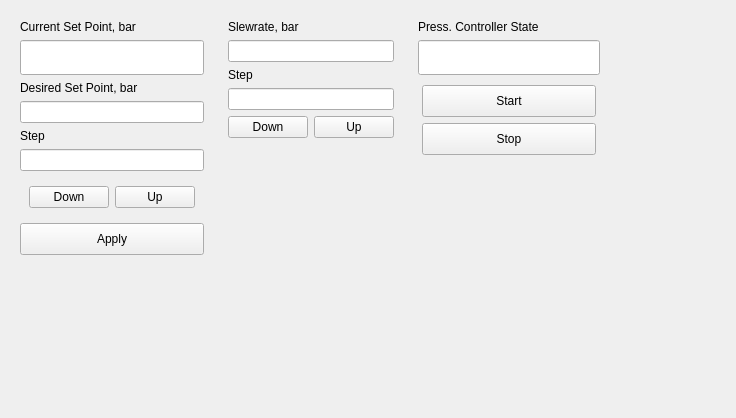
<?xml version="1.0" encoding="UTF-8"?>
<ui version="4.0">
 <class>Form</class>
 <widget class="QWidget" name="Form">
  <property name="geometry">
   <rect>
    <x>0</x>
    <y>0</y>
    <width>736</width>
    <height>418</height>
   </rect>
  </property>
  <property name="windowTitle">
   <string>Form</string>
  </property>
  <property name="styleSheet">
   <string notr="true"/>
  </property>
  <layout class="QGridLayout" name="gridLayout">
   <item row="0" column="0" rowspan="3" colspan="2">
    <widget class="QWidget" name="widget_4" native="true">
     <property name="minimumSize">
      <size>
       <width>100</width>
       <height>20</height>
      </size>
     </property>
     <layout class="QGridLayout" name="gridLayout_3">
      <item row="5" column="0">
       <widget class="QLabel" name="label_2">
        <property name="text">
         <string>Step</string>
        </property>
       </widget>
      </item>
      <item row="8" column="0" colspan="3">
       <widget class="QPushButton" name="pushButton">
        <property name="minimumSize">
         <size>
          <width>0</width>
          <height>32</height>
         </size>
        </property>
        <property name="toolTip">
         <string>Press to apply the desired value</string>
        </property>
        <property name="text">
         <string>Apply</string>
        </property>
       </widget>
      </item>
      <item row="4" column="0" colspan="3">
       <widget class="QLineEdit" name="le_desiredsp">
        <property name="toolTip">
         <string>Desired pressure controller set point</string>
        </property>
        <property name="text">
         <string/>
        </property>
        <property name="alignment">
         <set>Qt::AlignCenter</set>
        </property>
       </widget>
      </item>
      <item row="0" column="0" colspan="3">
       <widget class="QLabel" name="label">
        <property name="text">
         <string>Current Set Point, bar</string>
        </property>
       </widget>
      </item>
      <item row="1" column="0" colspan="3">
       <widget class="QLineEdit" name="le_sp">
        <property name="minimumSize">
         <size>
          <width>75</width>
          <height>35</height>
         </size>
        </property>
        <property name="toolTip">
         <string>Current pressure controller set point</string>
        </property>
        <property name="text">
         <string/>
        </property>
        <property name="alignment">
         <set>Qt::AlignCenter</set>
        </property>
       </widget>
      </item>
      <item row="6" column="0" colspan="3">
       <widget class="QLineEdit" name="le_sp_step">
        <property name="minimumSize">
         <size>
          <width>75</width>
          <height>0</height>
         </size>
        </property>
        <property name="toolTip">
         <string>Setpoint step</string>
        </property>
        <property name="alignment">
         <set>Qt::AlignCenter</set>
        </property>
        <property name="readOnly">
         <bool>false</bool>
        </property>
       </widget>
      </item>
      <item row="3" column="0" colspan="2">
       <widget class="QLabel" name="label_6">
        <property name="text">
         <string>Desired Set Point, bar</string>
        </property>
       </widget>
      </item>
      <item row="9" column="0">
       <spacer name="verticalSpacer_4">
        <property name="orientation">
         <enum>Qt::Vertical</enum>
        </property>
        <property name="sizeHint" stdset="0">
         <size>
          <width>20</width>
          <height>40</height>
         </size>
        </property>
       </spacer>
      </item>
      <item row="7" column="0" colspan="3">
       <widget class="QWidget" name="widget_5" native="true">
        <property name="minimumSize">
         <size>
          <width>75</width>
          <height>0</height>
         </size>
        </property>
        <layout class="QHBoxLayout" name="horizontalLayout">
         <item>
          <widget class="QPushButton" name="btn_spdw">
           <property name="toolTip">
            <string>Decrease a desired setpoint (press Apply to implement)</string>
           </property>
           <property name="text">
            <string>Down</string>
           </property>
           <property name="icon">
            <iconset resource="app.qrc">
             <normaloff>:/icons/a_dw.png</normaloff>:/icons/a_dw.png</iconset>
           </property>
           <property name="iconSize">
            <size>
             <width>24</width>
             <height>24</height>
            </size>
           </property>
          </widget>
         </item>
         <item>
          <widget class="QPushButton" name="btn_spup">
           <property name="toolTip">
            <string>Increase a desired setpoint (press Apply to implement)</string>
           </property>
           <property name="text">
            <string>Up</string>
           </property>
           <property name="icon">
            <iconset resource="app.qrc">
             <normaloff>:/icons/a_up.png</normaloff>:/icons/a_up.png</iconset>
           </property>
           <property name="iconSize">
            <size>
             <width>24</width>
             <height>24</height>
            </size>
           </property>
          </widget>
         </item>
        </layout>
       </widget>
      </item>
     </layout>
    </widget>
   </item>
   <item row="4" column="3">
    <spacer name="verticalSpacer">
     <property name="orientation">
      <enum>Qt::Vertical</enum>
     </property>
     <property name="sizeHint" stdset="0">
      <size>
       <width>20</width>
       <height>40</height>
      </size>
     </property>
    </spacer>
   </item>
   <item row="1" column="4">
    <spacer name="horizontalSpacer">
     <property name="orientation">
      <enum>Qt::Horizontal</enum>
     </property>
     <property name="sizeHint" stdset="0">
      <size>
       <width>40</width>
       <height>20</height>
      </size>
     </property>
    </spacer>
   </item>
   <item row="0" column="2" rowspan="3">
    <widget class="QWidget" name="widget_3" native="true">
     <property name="minimumSize">
      <size>
       <width>100</width>
       <height>0</height>
      </size>
     </property>
     <layout class="QGridLayout" name="gridLayout_2">
      <item row="5" column="1">
       <spacer name="verticalSpacer_2">
        <property name="orientation">
         <enum>Qt::Vertical</enum>
        </property>
        <property name="sizeHint" stdset="0">
         <size>
          <width>20</width>
          <height>40</height>
         </size>
        </property>
       </spacer>
      </item>
      <item row="4" column="1">
       <widget class="QPushButton" name="btn_slrtdw">
        <property name="toolTip">
         <string>Increase slew rate (applied immediately)</string>
        </property>
        <property name="text">
         <string>Up</string>
        </property>
        <property name="icon">
         <iconset resource="app.qrc">
          <normaloff>:/icons/a_up.png</normaloff>:/icons/a_up.png</iconset>
        </property>
        <property name="iconSize">
         <size>
          <width>24</width>
          <height>24</height>
         </size>
        </property>
       </widget>
      </item>
      <item row="0" column="0">
       <widget class="QLabel" name="label_4">
        <property name="text">
         <string>Slewrate, bar</string>
        </property>
       </widget>
      </item>
      <item row="1" column="0" colspan="2">
       <widget class="QLineEdit" name="le_slrt">
        <property name="minimumSize">
         <size>
          <width>75</width>
          <height>20</height>
         </size>
        </property>
        <property name="toolTip">
         <string>Current slew rate</string>
        </property>
        <property name="alignment">
         <set>Qt::AlignCenter</set>
        </property>
       </widget>
      </item>
      <item row="4" column="0">
       <widget class="QPushButton" name="btn_slrtup">
        <property name="toolTip">
         <string>Decrease slew rate (applied immediately)</string>
        </property>
        <property name="text">
         <string>Down</string>
        </property>
        <property name="icon">
         <iconset resource="app.qrc">
          <normaloff>:/icons/a_dw.png</normaloff>:/icons/a_dw.png</iconset>
        </property>
        <property name="iconSize">
         <size>
          <width>24</width>
          <height>24</height>
         </size>
        </property>
       </widget>
      </item>
      <item row="2" column="0">
       <widget class="QLabel" name="label_3">
        <property name="text">
         <string>Step</string>
        </property>
       </widget>
      </item>
      <item row="3" column="0" colspan="2">
       <widget class="QLineEdit" name="le_slrt_step">
        <property name="minimumSize">
         <size>
          <width>75</width>
          <height>20</height>
         </size>
        </property>
        <property name="toolTip">
         <string>Slewrate step</string>
        </property>
        <property name="alignment">
         <set>Qt::AlignCenter</set>
        </property>
        <property name="readOnly">
         <bool>false</bool>
        </property>
       </widget>
      </item>
     </layout>
    </widget>
   </item>
   <item row="0" column="3" rowspan="3">
    <widget class="QWidget" name="widget" native="true">
     <property name="minimumSize">
      <size>
       <width>200</width>
       <height>300</height>
      </size>
     </property>
     <layout class="QGridLayout" name="gridLayout_4">
      <item row="0" column="0">
       <widget class="QLabel" name="label_5">
        <property name="text">
         <string>Press. Controller State</string>
        </property>
       </widget>
      </item>
      <item row="1" column="0">
       <widget class="QLineEdit" name="le_control_state">
        <property name="minimumSize">
         <size>
          <width>75</width>
          <height>35</height>
         </size>
        </property>
        <property name="toolTip">
         <string>Pressure controller state</string>
        </property>
        <property name="alignment">
         <set>Qt::AlignCenter</set>
        </property>
       </widget>
      </item>
      <item row="2" column="0">
       <widget class="QWidget" name="widget_2" native="true">
        <layout class="QVBoxLayout" name="verticalLayout">
         <property name="margin">
          <number>4</number>
         </property>
         <item>
          <widget class="QPushButton" name="btn_control_start">
           <property name="minimumSize">
            <size>
             <width>0</width>
             <height>32</height>
            </size>
           </property>
           <property name="toolTip">
            <string>Starts operation of the pressure controller</string>
           </property>
           <property name="text">
            <string>Start</string>
           </property>
          </widget>
         </item>
         <item>
          <widget class="QPushButton" name="btn_control_stop">
           <property name="minimumSize">
            <size>
             <width>0</width>
             <height>32</height>
            </size>
           </property>
           <property name="toolTip">
            <string>Stops operation of the pressure controller</string>
           </property>
           <property name="text">
            <string>Stop</string>
           </property>
          </widget>
         </item>
         <item>
          <spacer name="verticalSpacer_3">
           <property name="orientation">
            <enum>Qt::Vertical</enum>
           </property>
           <property name="sizeHint" stdset="0">
            <size>
             <width>20</width>
             <height>40</height>
            </size>
           </property>
          </spacer>
         </item>
        </layout>
       </widget>
      </item>
     </layout>
    </widget>
   </item>
  </layout>
 </widget>
 <tabstops>
  <tabstop>le_sp</tabstop>
  <tabstop>le_slrt</tabstop>
  <tabstop>le_control_state</tabstop>
  <tabstop>le_desiredsp</tabstop>
  <tabstop>le_sp_step</tabstop>
  <tabstop>btn_spdw</tabstop>
  <tabstop>btn_spup</tabstop>
  <tabstop>pushButton</tabstop>
  <tabstop>le_slrt_step</tabstop>
  <tabstop>btn_slrtup</tabstop>
  <tabstop>btn_slrtdw</tabstop>
  <tabstop>btn_control_start</tabstop>
  <tabstop>btn_control_stop</tabstop>
 </tabstops>
 <resources>
  <include location="app.qrc"/>
 </resources>
 <connections>
  <connection>
   <sender>btn_spdw</sender>
   <signal>clicked()</signal>
   <receiver>Form</receiver>
   <slot>actionSPDw()</slot>
   <hints>
    <hint type="sourcelabel">
     <x>73</x>
     <y>163</y>
    </hint>
    <hint type="destinationlabel">
     <x>90</x>
     <y>-7</y>
    </hint>
   </hints>
  </connection>
  <connection>
   <sender>btn_spup</sender>
   <signal>clicked()</signal>
   <receiver>Form</receiver>
   <slot>actionSPUp()</slot>
   <hints>
    <hint type="sourcelabel">
     <x>145</x>
     <y>165</y>
    </hint>
    <hint type="destinationlabel">
     <x>172</x>
     <y>2</y>
    </hint>
   </hints>
  </connection>
  <connection>
   <sender>pushButton</sender>
   <signal>clicked()</signal>
   <receiver>Form</receiver>
   <slot>actionApplySetPoint()</slot>
   <hints>
    <hint type="sourcelabel">
     <x>122</x>
     <y>219</y>
    </hint>
    <hint type="destinationlabel">
     <x>105</x>
     <y>320</y>
    </hint>
   </hints>
  </connection>
  <connection>
   <sender>le_desiredsp</sender>
   <signal>returnPressed()</signal>
   <receiver>Form</receiver>
   <slot>actionApplySetPoint()</slot>
   <hints>
    <hint type="sourcelabel">
     <x>118</x>
     <y>89</y>
    </hint>
    <hint type="destinationlabel">
     <x>143</x>
     <y>318</y>
    </hint>
   </hints>
  </connection>
  <connection>
   <sender>btn_slrtup</sender>
   <signal>clicked()</signal>
   <receiver>Form</receiver>
   <slot>actionSlrtDw()</slot>
   <hints>
    <hint type="sourcelabel">
     <x>232</x>
     <y>114</y>
    </hint>
    <hint type="destinationlabel">
     <x>259</x>
     <y>3</y>
    </hint>
   </hints>
  </connection>
  <connection>
   <sender>btn_slrtdw</sender>
   <signal>clicked()</signal>
   <receiver>Form</receiver>
   <slot>actionSlrtUp()</slot>
   <hints>
    <hint type="sourcelabel">
     <x>359</x>
     <y>132</y>
    </hint>
    <hint type="destinationlabel">
     <x>366</x>
     <y>-2</y>
    </hint>
   </hints>
  </connection>
  <connection>
   <sender>btn_control_start</sender>
   <signal>clicked()</signal>
   <receiver>Form</receiver>
   <slot>actionStartControl()</slot>
   <hints>
    <hint type="sourcelabel">
     <x>456</x>
     <y>78</y>
    </hint>
    <hint type="destinationlabel">
     <x>471</x>
     <y>5</y>
    </hint>
   </hints>
  </connection>
  <connection>
   <sender>btn_control_stop</sender>
   <signal>clicked()</signal>
   <receiver>Form</receiver>
   <slot>actionStopControl()</slot>
   <hints>
    <hint type="sourcelabel">
     <x>536</x>
     <y>115</y>
    </hint>
    <hint type="destinationlabel">
     <x>578</x>
     <y>2</y>
    </hint>
   </hints>
  </connection>
 </connections>
 <slots>
  <slot>actionStartControl()</slot>
  <slot>actionStopControl()</slot>
  <slot>actionSPUp()</slot>
  <slot>actionSPDw()</slot>
  <slot>actionSlrtUp()</slot>
  <slot>actionSlrtDw()</slot>
  <slot>actionApplySetPoint()</slot>
 </slots>
</ui>
